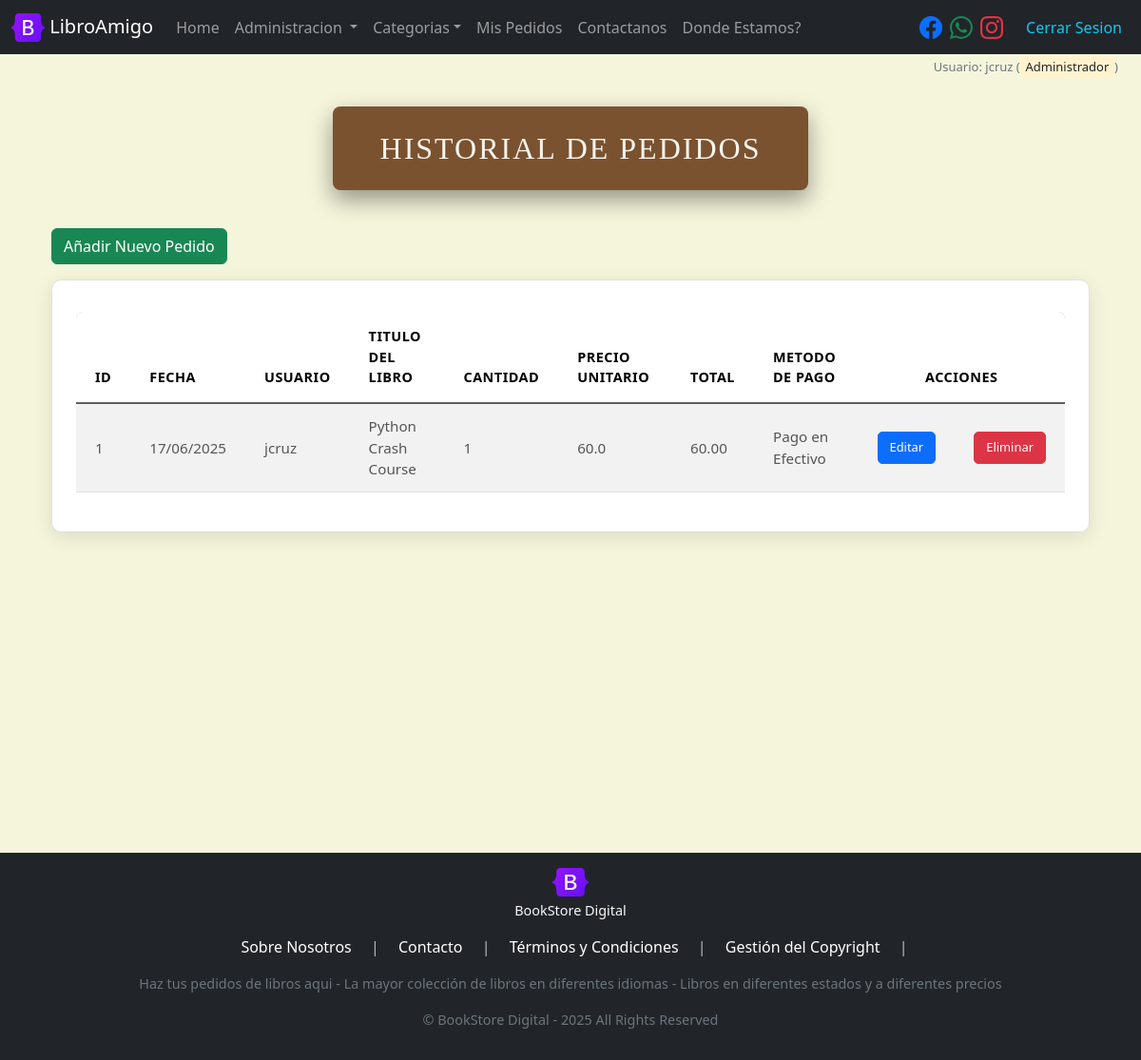
Screenshot of /orders/ (signed in) with the database file from the repository.
### models/user_model.py (models this page shows, shortened)
class User(db.Model, UserMixin):
    __tablename__ = 'users'
    id = db.Column(db.Integer, primary_key = True)
    name = db.Column(db.String(100), nullable = False)
    username = db.Column(db.String(20), nullable = False)
    pass_hash = db.Column(db.String, nullable = False)
    created_at = db.Column(db.DateTime, default = datetime.now) #utcnow #Date -> date.today  from datetime import date
    is_admin = db.Column(db.Boolean, default = False)
    email = db.Column(db.String(100), unique = True, nullable = False)
    phone = db.Column(db.String(20), nullable = False)
    contacts_relation = db.relationship('Contact', back_populates = 'user_relation', cascade="all, delete-orphan")
    orders_relation = db.relationship('Order', back_populates = 'user_relation')
    @staticmethod
    def get_by_id(id):
        return User.query.get(id)
    def delete(self):
        db.session.delete(self)
        db.session.commit()

### models/order_model.py (models this page shows, shortened)
class Order(db.Model):
    __tablename__ = 'orders'
    id = db.Column(db.Integer, primary_key = True)
    quantity = db.Column(db.Integer, nullable = False, default = 0)
    total = db.Column(db.Float, nullable = False, default = 0.0)
    user_id = db.Column(db.Integer, db.ForeignKey('users.id'), nullable= False)
    payment_id = db.Column(db.Integer, db.ForeignKey('payments.id'), nullable = False)
    book_id = db.Column(db.Integer, db.ForeignKey('books.id'), nullable = False)
    created_at = db.Column(db.DateTime, default=datetime.now)
    user_relation = db.relationship('User', back_populates='orders_relation')
    payment_relation = db.relationship('Payment', back_populates='orders_relation')
    book_relation = db.relationship('Book', back_populates='orders_relation')
    @staticmethod
    def get_all():
        return Order.query.order_by(Order.created_at).all()

### models/book_model.py (models this page shows, shortened)
class Book(db.Model):
    __tablename__ = 'books'
    id = db.Column(db.Integer, primary_key = True)
    title = db.Column(db.String(200), nullable = False)
    author = db.Column(db.String(200), nullable = False)
    description = db.Column(db.Text, nullable = False)
    language = db.Column(db.String(20), nullable= False)
    price = db.Column(db.Float, nullable = False, default = 0.0)
    stock = db.Column(db.Integer, nullable = False, default = 0)
    category_id = db.Column(db.Integer, db.ForeignKey('categories.id'), nullable = False)
    state_id = db.Column(db.Integer, db.ForeignKey('states.id'), nullable = False)
    cover = db.Column(db.String(255),nullable=False)
    create_at = db.Column(db.DateTime, default=datetime.now)
    updated_at = db.Column(db.DateTime, default = datetime.now, onupdate=datetime.now)
    is_active = db.Column(db.Boolean, default = True)
    category_relation = db.relationship('Category', back_populates='books_relation')
    state_relation = db.relationship('State', back_populates='books_relation')
    purchases_relation = db.relationship('Purchase', back_populates='book_relation')
    orders_relation = db.relationship('Order', back_populates='book_relation')

### models/payment_model.py (models this page shows, shortened)
class Payment(db.Model):
    __tablename__ = 'payments'
    id = db.Column(db.Integer, primary_key = True)
    name = db.Column(db.String(100), nullable = False)
    description = db.Column(db.Text, nullable = False)
    is_active = db.Column(db.Boolean, default = True)
    orders_relation = db.relationship('Order', back_populates = 'payment_relation')

### controllers/order_controller.py (the view)
@order_bp.route("/")
@admin_required
def index():
    orders = Order.get_all()
    return order_view.list(orders=orders)

### controllers/order_controller.py (called while the page is built)
@login_manager.user_loader
def load_user(user_id):
    return User.get_by_id(user_id)

### models/category_model.py (called while the page is built)
    @staticmethod
    def get_all_active():
        return Category.query.filter(Category.is_active == True).order_by(Category.name).all()

### run.py (called while the page is built)
@app.context_processor
def inject_active_path():
    def is_active(path):
        return 'active' if request.path == path else ''
    return(dict(is_active = is_active))

@app.context_processor
def inject_categories():
    categories = Category.get_all_active()
    return dict(categories=categories)

### views/order_view.py (called while the page is built)
def list(orders):
    return render_template('orders/index.html', orders = orders)

### templates/orders/index.html (shortened to what this page needs)
{% extends 'base.html' %}
{% block content %}
<div class="container mb-5">
<h1 class="main-title-banner text-center">Historial de Pedidos</h1>
<a href="{{url_for('index_all')}}" class="btn btn-success mb-3">Añadir Nuevo Pedido</a>
<div class="table-card-container ">
<div class="table mt-2 table-responsive">
    <table class="table table-hover table-striped custom-table">
        <thead class="custom-table-header">
            <tr>
                <th>ID</th><th>FECHA</th><th>USUARIO</th><th>TITULO DEL LIBRO</th><th>CANTIDAD</th><th>PRECIO UNITARIO</th><th>TOTAL</th> <th>METODO DE PAGO</th><th colspan="2" class="text-center">ACCIONES</th>
            </tr>
        </thead>
        <tbody>
            {% for item in orders %}
                <tr>
                    <td>{{item.id}}</td>
                    <td>{{item.created_at.strftime('%d/%m/%Y')}}</td>
                    <td>{{item.user_relation.username}}</td>
                    <td>{{item.book_relation.title}}</td>
                    <td>{{item.quantity}}</td>
                    <td>{{item.book_relation.price}}</td>
                    <td>{{"%.2f"|format(item.total)}}</td>
                    <td>{{item.payment_relation.name}}</td>
                    <td><a href="{{url_for('order.edit',id=item.id)}}" class="btn btn-sm  btn-primary custom-action-btn">Editar</a></td>
                    <td><a href="{{url_for('order.delete',id=item.id)}}" class="btn btn-sm btn-danger custom-action-btn" onclick="return(confirm('Desea eliminar este Pedido?'))">Eliminar</a></td>
                </tr>
            {% endfor %}
        </tbody>
    </table>
</div>
</div>
</div>
{% endblock %}

### templates/base.html (shortened to what this page needs)
<!doctype html>
<html lang="es">
  <head>
    <link href="https://cdn.jsdelivr.net/npm/bootstrap@5.3.6/dist/css/bootstrap.min.css" rel="stylesheet">
    <link href="https://cdn.jsdelivr.net/npm/bootstrap-icons@1.11.3/font/bootstrap-icons.css" rel="stylesheet">
    <link rel="stylesheet" href="{{ url_for('static', filename='css/styles.css') }}">
   </head>
  <body class="d-flex flex-column ">
        <nav class="navbar navbar-expand-lg navbar-dark bg-dark">
            <div class="container-fluid">
                <a class="navbar-brand" href="/">
                    <img src="/static/images/book_logo.svg" alt="Bookstore" width="35" height="30" class="d-inline-block align-text-top">
                    LibroAmigo
                </a>
                <div class="collapse navbar-collapse" id="navbarSupportedContent">
                <ul class="navbar-nav me-auto mb-2 mb-lg-0">
                    <li class="nav-item">
                    <a class="nav-link {{is_active('/')}} " aria-current="page" href="/">Home</a>
                    </li>
                    {% if current_user.is_authenticated and current_user.is_admin %}
                    <li class="nav-item dropdown">
                    <a class="nav-link dropdown-toggle"  href="#" role="button" data-bs-toggle="dropdown" aria-expanded="false">Administracion </a>
                    </li>
                    {% endif %}
                    <li class="nav-item dropdown">
                        <a class="nav-link dropdown-toggle" href="#" role="button" data-bs-toggle="dropdown" aria-expanded="false">Categorias</a>
                    </li>
                    <li class="nav-item">
                    <a class="nav-link {{is_active('/orders/my_orders')}}" href="{{url_for('order.my_orders')}}">Mis Pedidos</a>
                    </li>
                    <li class="nav-item">
                    <a class="nav-link {{is_active('/contacts/create')}}" href="{{url_for('contact.create')}}">Contactanos</a>
                    </li>
                    <li class="nav-item">
                    <a class="nav-link" href="{{url_for('map')}}"> Donde Estamos?</a>
                    </li>
                </ul>
                <div class="d-flex align-items-center me-3">
                    <a href="https://www.facebook.com" target="_blank" class="me-2">
                        <i class="bi bi-facebook fs-4"></i>
                    </a>
                    <a href="https://www.whatsapp.com" target="_blank" class="me-2">
                        <i class="bi bi-whatsapp fs-4 text-success"></i>
                    </a>
                    <a href="https://www.instagram.com" target="_blank">
                        <i class="bi bi-instagram fs-4 text-danger"></i>
                    </a>
                </div>
                <ul class="navbar-nav navbar-right">
                    {% if not current_user.is_authenticated %}
                    <li class="nav-item">
                        <a class="nav-link text-info" href="{{url_for('user.login')}}">Iniciar Sesion</a>
                    </li>
                    <li class="nav-item">
                        <a class="nav-link text-warning" href="{{url_for('user.signup')}}">Registrarse</a>
                    </li>
                    {% else %}
                    <li class="nav-item">
                        <a class="nav-link text-info" href="{{url_for('user.logout')}}">Cerrar Sesion</a>
                    </li>
                    {% endif %}
                </ul>
                </div>
            </div>
        </nav>
        <div class="text-end mx-4 mt-1 mb-0">
            {%if current_user.is_authenticated%}
                <p class="text-secondary" style="font-size: small;"> Usuario: {{current_user.username}}
                    {% if current_user.is_admin %} (<mark> Administrador </mark>){% endif %}
                </p>
            {% endif %}
        </div>
        <main class="container mt-0 min-vh-100">
        {% block content %}
        {% endblock %}
        </main>
        {%block footer %}
        <footer class="footer mt-auto mb-0 py-3 bg-dark text-white">
            <div class="container text-center">
                <div class="mb-1">
                    <img src="{{ url_for('static', filename='images/book_logo.svg') }}" alt="Logo de Freeditorial" style="height: 30px;">
                    <p class="mt-1 text-light">BookStore Digital</p>
                </div>
                <ul class="list-inline">
                    <li class="list-inline-item"><a href="#" class="text-white mx-2 text-decoration-none">Sobre Nosotros</a></li>
                    <li class="list-inline-item">|</li>
                    <li class="list-inline-item"><a href="#" class="text-white mx-2 text-decoration-none">Contacto</a></li>
                    <li class="list-inline-item">|</li>
                    <li class="list-inline-item"><a href="#" class="text-white mx-2 text-decoration-none">Términos y Condiciones</a></li>
                    <li class="list-inline-item">|</li>
                    <li class="list-inline-item"><a href="#" class="text-white mx-2 text-decoration-none">Gestión del Copyright</a></li>
                    <li class="list-inline-item">|</li>
                </ul>
                <p class="text-secondary">
                    Haz tus pedidos de libros aqui - La mayor colección de libros en diferentes idiomas -  Libros en diferentes estados y a diferentes precios
                </p>
                <p class="text-secondary small">
                    © BookStore Digital - 2025  All Rights Reserved
                </p>
            </div>
        </footer>
        {% endblock %}
  </body>
</html>

### static/css/styles.css (style rules this page uses)
body { background-color: #f5f5dc; color: #333; }
.footer { background-color: #333; color: #fff; color: #bbb !important; }
.footer p { font-size: 0.9em; }
.main-title-banner { position: relative; display: block; width: fit-content; padding: 25px 50px; margin: 15px auto 40px auto; background-color: #7a5230; color: #f8f5ed; font-family: 'Playfair Display', serif; font-size: 2em; text-align: center; text-transform: uppercase; letter-spacing: 2px; line-height: 1.2; box-shadow: 0 10px 25px rgba(0,0,0,0.4); border-radius: 8px; white-space: nowrap; overflow: hidden; text-overflow: ellipsis; max-width: 90%; }
.table-card-container { background-color: #ffffff; border-radius: 10px; box-shadow: 0 5px 20px rgba(0, 0, 0, 0.1); border: 1px solid #e0e0e0; padding: 25px; overflow-x: auto; width: 100%; }
.custom-table { width: 100%; margin-bottom: 0; border-collapse: separate; border-spacing: 0; }
.custom-table-header { background-color: #7a5230; color: #ffffff; }
.custom-table-header th { padding: 15px 20px; font-weight: 600; border-bottom: 2px solid #5f5f64; text-transform: uppercase; font-size: 0.9em; letter-spacing: 0.5px; }
.custom-table-header tr:first-child th:first-child { border-top-left-radius: 8px; }
.custom-table-header tr:first-child th:last-child { border-top-right-radius: 8px; }
.custom-table tbody tr { transition: background-color 0.2s ease; }
.custom-table.table-striped tbody tr:nth-of-type(odd) { background-color: #fdfdfd; }
.custom-table tbody td { padding: 12px 20px; vertical-align: middle; color: #555; font-size: 0.95em; border-top: 1px solid #eee; }
.custom-table tbody tr:first-child td { border-top: none; }
.custom-action-btn { font-size: 0.85em; padding: 6px 12px; border-radius: 5px; transition: all 0.3s ease; }
.custom-action-btn.btn-danger { background-color: #dc3545; border-color: #dc3545; }
.custom-table th:last-child, .custom-table td:last-child { text-align: center; }

### rows the page displays
User: username "jcruz"
Order: id "1", created_at "17/06/2025", user_relation.username "jcruz", book_relation "Python Crash Course", quantity "1", book_relation.price "60.0", total "60.00", payment_relation.name "Pago en Efectivo"
